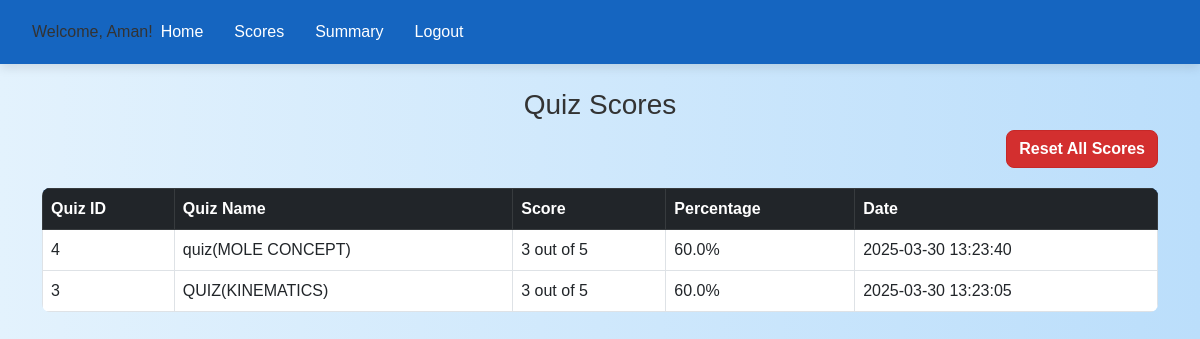
Screenshot of /scores (signed in) with the database file from the repository.
### app.py (models this page shows)
class Quiz(db.Model):
    id = db.Column(db.Integer, primary_key=True)
    name = db.Column(db.String(100), nullable=False)
    chapter_id = db.Column(db.Integer, db.ForeignKey('chapter.id'), nullable=False)
    duration = db.Column(db.String(10), nullable=False)
    chapter = db.relationship('Chapter', back_populates='quizzes')
    questions = db.relationship('Question', back_populates='quiz', lazy=True)

class Score(db.Model):
    id = db.Column(db.Integer, primary_key=True)
    user_id = db.Column(db.Integer, db.ForeignKey('user.id'), nullable=False)
    quiz_id = db.Column(db.Integer, db.ForeignKey('quiz.id'), nullable=False)
    score = db.Column(db.Integer, nullable=False)
    timestamp = db.Column(db.String(20))
    user = db.relationship('User', backref='scores', lazy=True)
    quiz = db.relationship('Quiz', backref='scores', lazy=True)

### app.py (the view)
@app.route('/scores')
def scores():
    if 'user_id' not in session:
        return redirect(url_for('userlogin'))
    user_id = session['user_id']
    user_scores = db.session.query(Score, Quiz)\
        .join(Quiz)\
        .filter(Score.user_id == user_id)\
        .order_by(Score.timestamp.desc())\
        .all()
    score_data = []
    for score, quiz in user_scores:
        question_count = Question.query.filter_by(quiz_id=quiz.id).count()
        percentage = (score.score / question_count * 100) if question_count > 0 else 0
        score_data.append({
            'score': score,
            'quiz': quiz,
            'question_count': question_count,
            'percentage': round(percentage, 2)
        })
    return render_template('scores.html', scores=score_data)

### app.py (called while the page is built)
@app.after_request
def add_header(response):
    response.headers["Cache-Control"] = "no-store, no-cache, must-revalidate, public, max-age=0"
    response.headers["Pragma"] = "no-cache"
    response.headers["Expires"] = "0"
    return response

### templates/scores.html (shortened to what this page needs)
<!DOCTYPE html>
<html lang="en">
<head>
    <link rel="stylesheet" href="https://cdn.jsdelivr.net/npm/bootstrap@5.3.0/dist/css/bootstrap.min.css">
    <link rel = "stylesheet" href="/static/style.css">
</head>
<body>
    <header>
        <nav class="navbar navbar-expand-lg bg-light">
            <div class="container-fluid">
                <div class="welcome-text">
                    Welcome, {{ session['fullname'] }}!
                </div>
                <div class="collapse navbar-collapse" id="navbarSupportedContent">
                    <ul class="navbar-nav me-auto mb-2 mb-lg-0">
                        <li class="nav-item"><a class="nav-link" href="{{ url_for('user_dashboard') }}">Home</a></li>
                        <li class="nav-item"><a class="nav-link" href="{{ url_for('scores') }}">Scores</a></li>
                        <li class="nav-item"><a class="nav-link" href="{{url_for('user_summary')}}">Summary</a></li>
                        <li class="nav-item"><a class="nav-link" href="{{ url_for('index') }}">Logout</a></li>
                    </ul>
                </div>
            </div>
        </nav>
    </header>
    <div class="container mt-4">
        <h3 class="text-center">Quiz Scores</h3>
        {% if scores %}
        <div class="d-flex justify-content-end mb-3">
            <form action="{{ url_for('reset_scores') }}" method="POST" onsubmit="return confirm('Are you sure you want to reset all your quiz scores? This action cannot be undone.')">
                <button type="submit" class="btn btn-danger">Reset All Scores</button>
            </form>
        </div>
        <table class="table table-bordered">
            <thead class="table-dark">
                <tr>
                    <th>Quiz ID</th>
                    <th>Quiz Name</th>
                    <th>Score</th>
                    <th>Percentage</th>
                    <th>Date</th>
                </tr>
            </thead>
            <tbody>
                {% for data in scores %}
                <tr>
                    <td>{{ data.quiz.id }}</td>
                    <td>{{ data.quiz.name }}</td>
                    <td>{{ data.score.score }} out of {{ data.question_count }}</td>
                    <td>{{ data.percentage }}%</td>
                    <td>{{ data.score.timestamp }}</td>
                </tr>
                {% endfor %}
            </tbody>
        </table>
        {% else %}
        <div class="alert alert-info text-center">
            No scores available yet. Complete a quiz to see your results!
        </div>
        {% endif %}
    </div>
</body>
</html>

### static/style.css (style rules this page uses)
body { background: linear-gradient(to right, #e3f2fd, #bbdefb); font-family: 'Poppins', sans-serif; color: #333; }
.navbar { background-color: #1565c0 !important; padding: 12px 20px; box-shadow: 0px 4px 10px rgba(0, 0, 0, 0.1); }
.navbar-nav .nav-link { color: #fff !important; font-size: 1rem; margin-right: 15px; transition: all 0.3s ease-in-out; }
.container { margin-top: 40px; }
.table { margin-top: 20px; border-radius: 8px; overflow: hidden; }
.table thead { background: #1565c0; color: white; font-size: 1rem; }
.table tbody tr { transition: background 0.3s; }
.btn { border-radius: 8px; transition: all 0.3s ease-in-out; font-weight: bold; }
.btn-danger { background-color: #d32f2f; border-color: #c62828; color: white; }

### rows the page displays
Quiz: quiz.id "4", quiz.name "quiz(MOLE CONCEPT)"
Score: score.score "3", score.timestamp "2025-03-30 13:23:40"
Quiz: quiz.id "3", quiz.name "QUIZ(KINEMATICS)"
Score: score.score "3", score.timestamp "2025-03-30 13:23:05"

### other values shown
{{ session['fullname'] }} "Aman"
{{ data.question_count }} "5" "5"
{{ data.percentage }} "60.0" "60.0"
